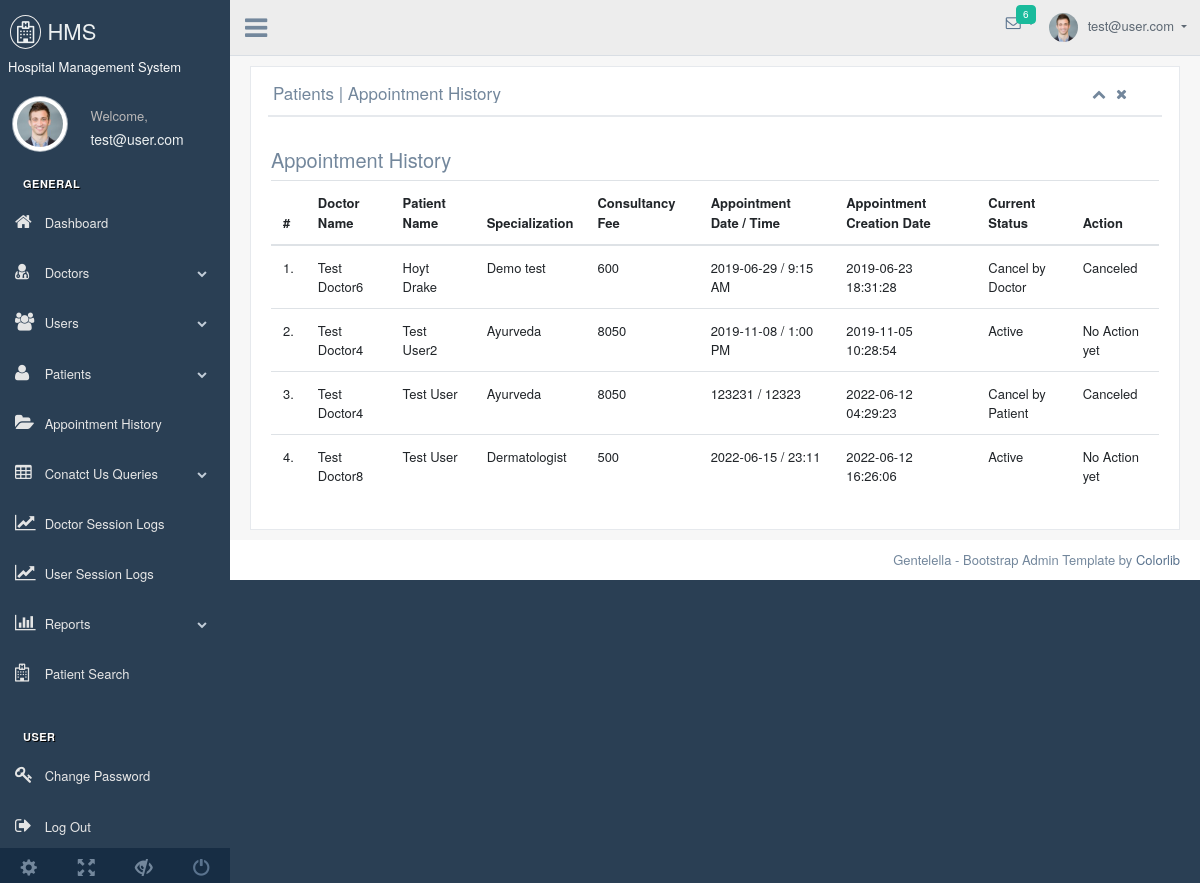
The app's page /admin/appointment-history.php (signed in) with its own data.
### tables this page shows
CREATE TABLE `appointment` (
  `id` int(11) NOT NULL,
  `doctorSpecialization` varchar(255) DEFAULT NULL,
  `doctorId` int(11) DEFAULT NULL,
  `userId` int(11) DEFAULT NULL,
  `consultancyFees` int(11) DEFAULT NULL,
  `appointmentDate` varchar(255) DEFAULT NULL,
  `appointmentTime` varchar(255) DEFAULT NULL,
  `postingDate` timestamp NULL DEFAULT CURRENT_TIMESTAMP,
  `userStatus` int(11) DEFAULT NULL,
  `doctorStatus` int(11) DEFAULT NULL,
  `updationDate` timestamp NULL DEFAULT NULL ON UPDATE CURRENT_TIMESTAMP
);

CREATE TABLE `doctors` (
  `id` int(11) NOT NULL,
  `specilization` varchar(255) DEFAULT NULL,
  `doctorName` varchar(255) DEFAULT NULL,
  `address` longtext,
  `docFees` varchar(255) DEFAULT NULL,
  `contactno` bigint(11) DEFAULT NULL,
  `docEmail` varchar(255) DEFAULT NULL,
  `password` varchar(255) DEFAULT NULL,
  `creationDate` timestamp NULL DEFAULT CURRENT_TIMESTAMP,
  `updationDate` timestamp NULL DEFAULT NULL ON UPDATE CURRENT_TIMESTAMP
);

CREATE TABLE `users` (
  `id` int(11) NOT NULL,
  `fullName` varchar(255) DEFAULT NULL,
  `address` longtext,
  `city` varchar(255) DEFAULT NULL,
  `gender` varchar(255) DEFAULT NULL,
  `email` varchar(255) DEFAULT NULL,
  `password` varchar(255) DEFAULT NULL,
  `regDate` timestamp NULL DEFAULT CURRENT_TIMESTAMP,
  `updationDate` timestamp NULL DEFAULT NULL ON UPDATE CURRENT_TIMESTAMP
);

### admin/appointment-history.php (the view, shortened to what this page needs)
<?php
include('include/config.php');
?>
<!DOCTYPE html>
<html lang="en">
<head>
	<link href="../vendors/bootstrap/dist/css/bootstrap.min.css" rel="stylesheet">
	<link href="../vendors/font-awesome/css/font-awesome.min.css" rel="stylesheet">
	<link href="../vendors/nprogress/nprogress.css" rel="stylesheet">
	<link href="../vendors/iCheck/skins/flat/green.css" rel="stylesheet">
	<link href="../vendors/bootstrap-progressbar/css/bootstrap-progressbar-3.3.4.min.css" rel="stylesheet">
	<link href="../vendors/jqvmap/dist/jqvmap.min.css" rel="stylesheet"/>
	<link href="../vendors/bootstrap-daterangepicker/daterangepicker.css" rel="stylesheet">
	<link href="../assets/css/custom.min.css" rel="stylesheet">
</head>
<body class="nav-md">
	<?php include('include/header.php');?>
	<div class="row">
		<div class="col-md-12">
			<h5 class="over-title margin-bottom-15">Appointment <span class="text-bold">History</span></h5>
			<table class="table table-hover" id="sample-table-1">
				<thead>
					<tr>
						<th class="center">#</th>
						<th class="hidden-xs">Doctor Name</th>
						<th>Patient Name</th>
						<th>Specialization</th>
						<th>Consultancy Fee</th>
						<th>Appointment Date / Time </th>
						<th>Appointment Creation Date  </th>
						<th>Current Status</th>
						<th>Action</th>
					</tr>
				</thead>
				<tbody>
					<?php
					$sql=mysqli_query($con,"select doctors.doctorName as docname,users.fullName as pname,appointment.*  from appointment join doctors on doctors.id=appointment.doctorId join users on users.id=appointment.userId ");
					$cnt=1;
					while($row=mysqli_fetch_array($sql))
					{
						?>
						<tr>
							<td class="center"><?php echo $cnt;?>.</td>
							<td class="hidden-xs"><?php echo $row['docname'];?></td>
							<td class="hidden-xs"><?php echo $row['pname'];?></td>
							<td><?php echo $row['doctorSpecialization'];?></td>
							<td><?php echo $row['consultancyFees'];?></td>
							<td><?php echo $row['appointmentDate'];?> / <?php echo
							$row['appointmentTime'];?>
						</td>
						<td><?php echo $row['postingDate'];?></td>
						<td>
							<?php if(($row['userStatus']==1) && ($row['doctorStatus']==1))
							{
								echo "Active";
							}
							if(($row['userStatus']==0) && ($row['doctorStatus']==1))
							{
								echo "Cancel by Patient";
							}
							if(($row['userStatus']==1) && ($row['doctorStatus']==0))
							{
								echo "Cancel by Doctor";
							}
							?></td>
							<td >
								<div class="visible-md visible-lg hidden-sm hidden-xs">
									<?php if(($row['userStatus']==1) && ($row['doctorStatus']==1))
									{
										echo "No Action yet";
									} else {
										echo "Canceled";
									} ?>
								</div>
							</td>
						</tr>
						<?php
						$cnt=$cnt+1;
					}?>
				</tbody>
			</table>
		</div>
	</div>
	<?php include('include/footer.php');?>
</body>

### records on screen
appointment: doctorId.doctorName "Test Doctor6", userId.fullName "Hoyt Drake", doctorSpecialization "Demo test", consultancyFees "600", appointmentDate "2019-06-29", appointmentTime "9:15 AM", postingDate "2019-06-23 18:31:28", userStatus "Cancel by Doctor"
appointment: doctorId.doctorName "Test Doctor4", userId.fullName "Test User2", doctorSpecialization "Ayurveda", consultancyFees "8050", appointmentDate "2019-11-08", appointmentTime "1:00 PM", postingDate "2019-11-05 10:28:54", userStatus "Active"
appointment: doctorId.doctorName "Test Doctor4", userId.fullName "Test User", doctorSpecialization "Ayurveda", consultancyFees "8050", appointmentDate "123231", appointmentTime "12323", postingDate "2022-06-12 04:29:23", userStatus "Cancel by Patient"
appointment: doctorId.doctorName "Test Doctor8", userId.fullName "Test User", doctorSpecialization "Dermatologist", consultancyFees "500", appointmentDate "2022-06-15", appointmentTime "23:11", postingDate "2022-06-12 16:26:06", userStatus "Active"

### other values on screen
$_SESSION['login'] "test@user.com"
$page_title "Patients | Appointment History"
